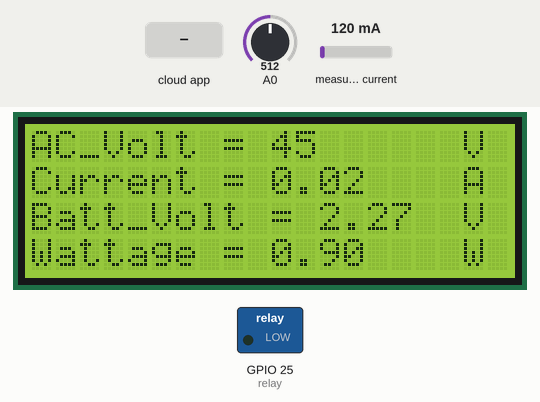
The sketch below on a simulated ESP8266 (NodeMCU). Shown: 20×4 character LCD, switched loads named in the sketch (green lamp = pin HIGH). Inputs (shaded band) come from the test bench; at power-on: measured current 120 mA, A0 = 512. WiFi joins after 1.5 s; servers stay silent unless stated; the Firebase database answers and starts empty; what the sketch prints to the serial monitor is not drawn.

Above: at 5.8 s.
5.9 s: the phone or cloud app sets RELAY to 1
At 7.5 s:
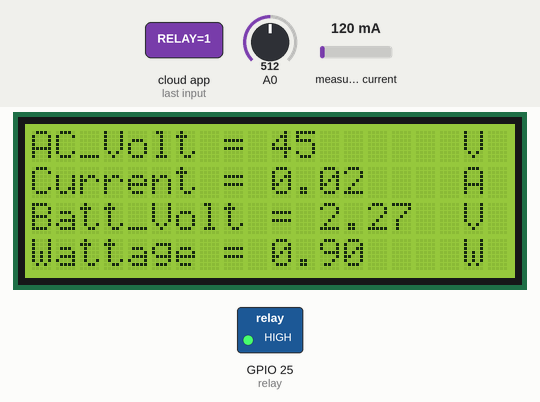
8.3 s: measured current set to 40 mA
At 9.9 s:
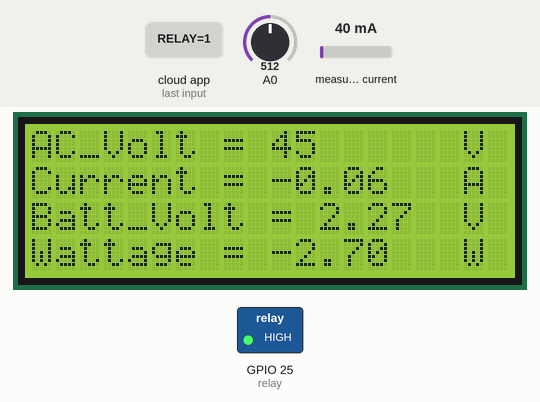
10.2 s: A0 set to 716
At 12.6 s:
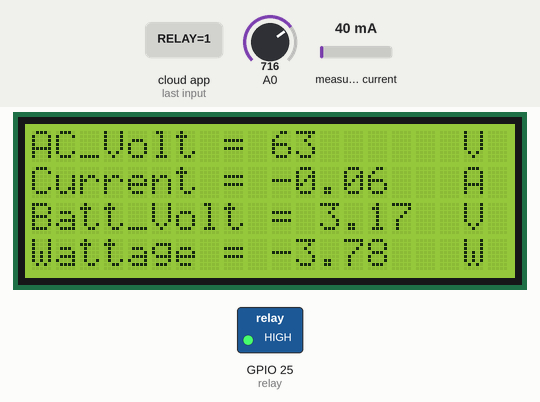
12.9 s: measured current set to 500 mA
At 15.2 s:
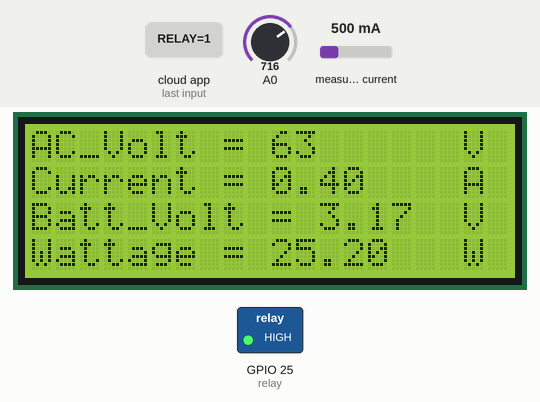
15.5 s: A0 set to 900
At 17.9 s:
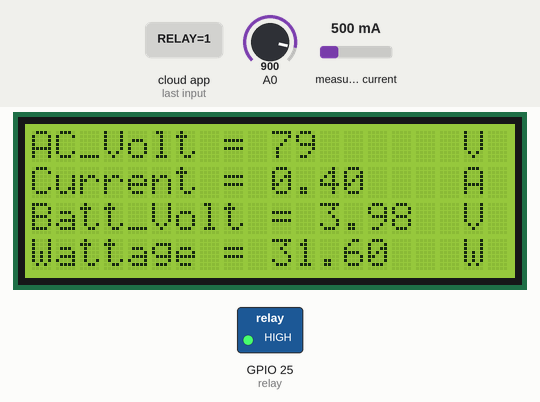
18.2 s: the phone or cloud app sets RELAY to 0
At 19.2 s:
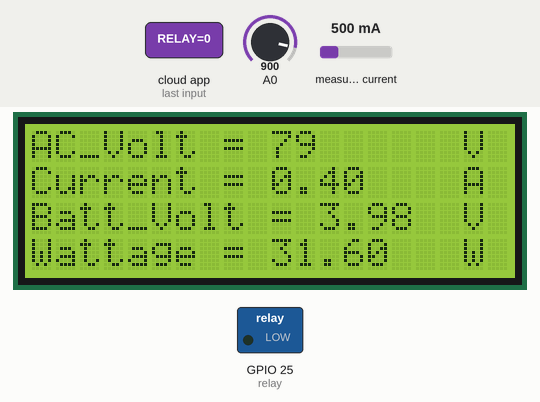
Timing chart, 0 to 21.2 s (numbered marks = the images above; inputs shaded):
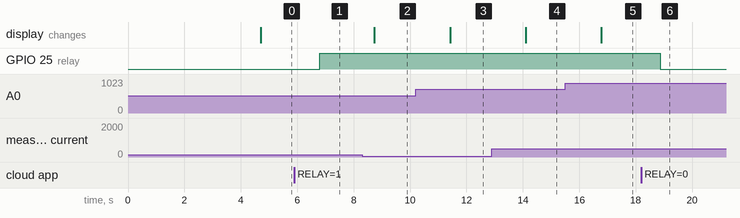

Measured:
- after the input at 5.9 s, GPIO 25 (relay): LOW → HIGH after 0.90 s
- after the input at 8.3 s, the display: changes after 0.43 s (image 2)
- after the input at 10.2 s, the display: changes after 1.2 s (image 3)
- after the input at 12.9 s, the display: changes after 1.2 s (image 4)
- after the input at 15.5 s, the display: changes after 1.3 s (image 5)
- after the input at 18.2 s, GPIO 25 (relay): HIGH → LOW after 0.67 s

The sketch:

500W_iot_basded_Arduino_code.ino
```cpp
#include <LiquidCrystal_I2C.h>
// set the LCD number of columns and rows
int lcdColumns = 20;
int lcdRows = 4;
LiquidCrystal_I2C lcd(0x27, lcdColumns, lcdRows);
#include <Wire.h>
#include <Arduino.h>
#if defined(ESP32)
#include <WiFi.h>
#elif defined(ESP8266)
#include <ESP8266WiFi.h>
#endif
#include <Firebase_ESP_Client.h>
#include "addons/TokenHelper.h"
//Provide the RTDB payload printing info and other helper functions.
#include "addons/RTDBHelper.h"

// Insert your network credentials
#define WIFI_SSID "Airtel_PocketMifi_CAF5"
#define WIFI_PASSWORD "W8ca227f34"

// Insert Firebase project API Key
#define API_KEY "AIzaSyA8DExHQgu5jbVUc_XJu6_aG6HjQzJMhZg"

// Insert RTDB URLefine the RTDB URL

#define DATABASE_URL "farm-b4ae4-default-rtdb.firebaseio.com/"

// Define relay pin and LED pin
//#define relay 23

//Define Firebase Data object
FirebaseData fbdo;
FirebaseAuth auth;
FirebaseConfig config;
bool signupOK = false;

//LCD
const int voltSensing = 12;  //GPIO12-ADC15
int voltSensingVal = 0;
int currentSensor = 34;  //GPIO35-ADC7
double battVolt = 36; //GPIO39-ADC0
double BATTERY = 0;
const int relay = 25; //GPIO25
int AC_Voltage = 39;  //GPIO39-ADC3
int AC_VOLT = 0;

#include "ACS712.h"
ACS712  ACS(currentSensor, 3.3, 4095, 100);
float mA, CURRENT; //amp

//const float ACS712_Sensitivity = 0.185; // Sensitivity for ACS712-05B

void setup() {
  lcd.init();
  lcd.backlight();
  Serial.begin(115200);
  pinMode(relay, OUTPUT);
  digitalWrite(relay, LOW);  // Ensure relay is off at start
  //analogReadResolution(12); // Set ADC resolution to 12 bits

  lcd.setCursor(1, 0);
  lcd.print("DEVELOPMENT OF AN");
  lcd.setCursor(2, 1);
  lcd.print("IOT BASED SOLAR");
  lcd.setCursor(1, 2);
  lcd.print("INVERTER MONITORING");
  lcd.setCursor(6, 3);
  lcd.print("SYSTEM");
  delay(3000);

  ACS.autoMidPoint();
  pinMode(currentSensor, INPUT);

WiFi.begin(WIFI_SSID, WIFI_PASSWORD);
  Serial.print("Connecting to Wi-Fi");
  while (WiFi.status() != WL_CONNECTED){
    Serial.print(".");
    delay(300);
  }
  Serial.println();
  Serial.print("Connected with IP: ");
  Serial.println(WiFi.localIP());
  Serial.println();

  // Assign the api key (required)
  config.api_key = API_KEY;

  // Assign the RTDB URL (required)
  config.database_url = DATABASE_URL;

  // Sign up
  if (Firebase.signUp(&config, &auth, "", "")){
    Serial.println("ok");
    signupOK = true;
  }
  else{
    Serial.printf("%s\n", config.signer.signupError.message.c_str());
  }

  // Assign the callback function for the long running token generation task
  config.token_status_callback = tokenStatusCallback; //see addons/TokenHelper.h
  Firebase.begin(&config, &auth);
  Firebase.reconnectWiFi(true);
}

/*
void checkCurrent(){
  //For Current Sensor
    mA = ACS.mA_AC();
    CURRENT = abs((mA / 1000)); //amp
     if(CURRENT < 0.08){
      CURRENT * 0.0;
     }
     if(CURRENT >= 0.01){
      CURRENT - 0.10;
     }
}*/

void loop() {
  //This is to check the AC VOLTAGE
    AC_VOLT = analogRead(AC_Voltage);
    AC_VOLT = (AC_VOLT * 0.08835); //0.092586

    //This is to check if the battery is charging
    voltSensingVal = analogRead(voltSensing);
    voltSensingVal = (voltSensingVal * 0.001221); //

    //For Current Sensor
      mA = ACS.mA_AC();
      CURRENT = abs((mA / 1000)); //amp
      CURRENT = CURRENT - 0.10;

//  int currentSensorValue = analogRead(currentSensor);
//  float CURRENT = (currentSensorValue - 512) * (3.3 / 1024.0) / ACS712_Sensitivity;

    //For battery voltage
    BATTERY = analogRead(battVolt);
    BATTERY = (BATTERY * 0.00442612); // 5/4049=0.001221

    //Wattage
    double WATTAGE = AC_VOLT * CURRENT;

    //Display on serial monitor and App
    //lcd.clear();
//    if(voltSensingVal > 600){
//      Serial.println("Battery Charging");
//      lcd.setCursor(0,0);
//      lcd.print("Battery Charging");
//      lcd.clear();
//    }
//    else{
//      Serial.println("Battery Not Charging");
//      lcd.setCursor(0,0);
//      lcd.print("Battery Not Charging");
//      lcd.clear();
//    }
    lcd.clear();
    Serial.print("AC_Volt = "); Serial.print(AC_VOLT); Serial.println("V");
    Serial.print("AC_Current = "); Serial.print(CURRENT); Serial.println("A");
    Serial.print("Batt_Volt = "); Serial.print(BATTERY,2); Serial.println("V");
    Serial.print("Wattage = "); Serial.print(WATTAGE,2); Serial.println("W");

    lcd.setCursor(0,0); lcd.print("AC_Volt = "); lcd.setCursor(10,0); lcd.print(AC_VOLT); lcd.setCursor(18,0); lcd.print("V");
    lcd.setCursor(0,1); lcd.print("Current = "); lcd.setCursor(10,1); lcd.print(CURRENT); lcd.setCursor(18,1); lcd.print("A");
    lcd.setCursor(0,2); lcd.print("Batt_Volt = "); lcd.setCursor(12,2); lcd.print(BATTERY,2); lcd.setCursor(18,2); lcd.print("V");
    lcd.setCursor(0,3); lcd.print("Wattage = "); lcd.setCursor(10,3); lcd.print(WATTAGE,2); lcd.setCursor(18,3); lcd.print("W");
    //lcd.clear();

    if(Firebase.RTDB.setInt(&fbdo, "AC_VOLT", AC_VOLT)){
      Serial.println("PASSED");
    }

    // Write an Float number on the database path test/float
    if (Firebase.RTDB.setFloat(&fbdo, "CURRENT", CURRENT)){
      Serial.println("PASSED");
    }

  if (Firebase.RTDB.setFloat(&fbdo, "BATTERY", BATTERY)){
      Serial.println("PASSED");
    }
  if (Firebase.RTDB.setFloat(&fbdo, "WATTAGE", WATTAGE)){
      Serial.println("PASSED");
    }

// Read relay state from Firebase
  Firebase.RTDB.getString(&fbdo, "/RELAY");
  String relayState = fbdo.stringData();
  if (relayState == "1"){
    digitalWrite(relay, HIGH); // Energize relay
    //digitalWrite(LED_PIN, HIGH);   // Turn on LED
    Serial.println("Relay ON");
  } else if (relayState == "0") {
    digitalWrite(relay, LOW);  // De-energize relay
    //digitalWrite(LED_PIN, LOW);    //Turn off LED
    Serial.println("Relay OFF");
  }
  delay(500); //Delay to prevent rapid polling
}
```
